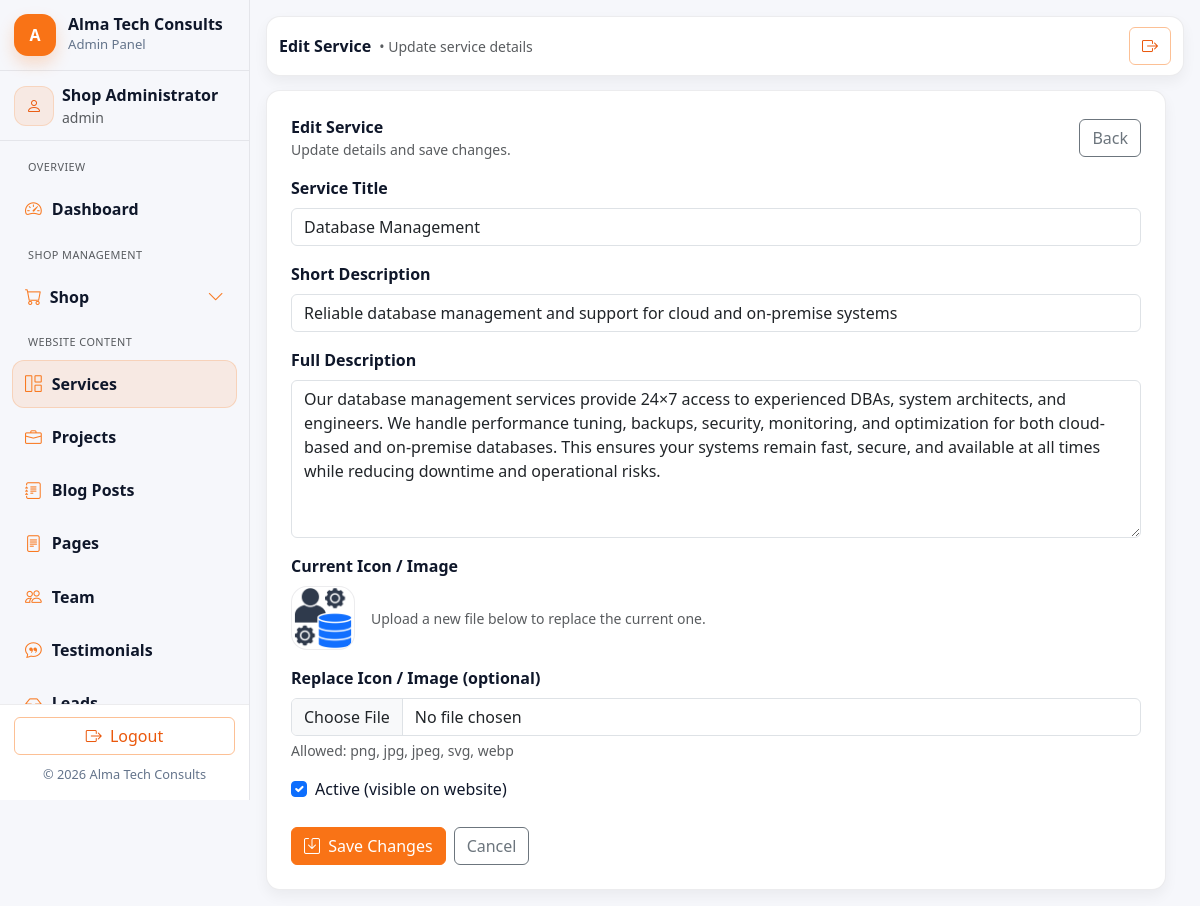
Screenshot of /admin/services/edit.php?id=3 (signed in) with the database file from the repository.
### tables this page shows
CREATE TABLE `services` (
  `id` int(11) NOT NULL,
  `title` varchar(150) NOT NULL,
  `slug` varchar(180) NOT NULL,
  `short_desc` varchar(300) NOT NULL,
  `description` longtext NOT NULL,
  `icon` varchar(255) DEFAULT NULL,
  `is_active` tinyint(1) DEFAULT 1,
  `created_at` datetime DEFAULT current_timestamp()
);

### includes/helpers.php (called while the page is built, shortened)
<?php
if (!function_exists('h')) {
  function h($s): string {
    return htmlspecialchars((string)$s, ENT_QUOTES, 'UTF-8');
  }
}

### admin/services/edit.php (the view, shortened to what this page needs)
<?php
require_once __DIR__ . '/../../includes/helpers.php';
require_once __DIR__ . '/../../includes/db.php';
$id = (int)($_GET['id'] ?? 0);
$stmt = $mysqli->prepare("SELECT * FROM services WHERE id = ? LIMIT 1");
$stmt->bind_param("i", $id);
$stmt->execute();
$res = $stmt->get_result();
$service = $res ? $res->fetch_assoc() : null;
$title = (string)$service['title'];
$short_desc = (string)$service['short_desc'];
$description = (string)$service['description'];
$is_active = (int)$service['is_active'] === 1 ? 1 : 0;
$current_icon = (string)($service['icon'] ?? '');
require_once __DIR__ . '/../includes/admin_header.php';
require_once __DIR__ . '/../includes/admin_sidebar.php';
$iconUrl = ($current_icon !== '') ? ('../../uploads/services/' . $current_icon) : '';
$iconPath = ($current_icon !== '') ? (__DIR__ . '/../../uploads/services/' . $current_icon) : '';
$hasIcon = ($current_icon !== '' && is_file($iconPath));
?>
<div class="admin-main">
  <?php require_once __DIR__ . '/../includes/admin_topbar.php'; ?>
  <div class="admin-card p-4" style="max-width: 900px;">
    <div class="d-flex justify-content-between align-items-center mb-3">
      <div>
        <div class="fw-bold">Edit Service</div>
        <div class="small text-muted">Update details and save changes.</div>
      </div>
      <a class="btn btn-outline-secondary" href="list.php">Back</a>
    </div>
    <form method="post" enctype="multipart/form-data" class="row g-3">
      <div class="col-12">
        <label class="form-label fw-semibold">Service Title</label>
        <input type="text" name="title" class="form-control" value="<?= h($title) ?>" placeholder="e.g. Website Design">
      </div>
      <div class="col-12">
        <label class="form-label fw-semibold">Short Description</label>
        <input type="text" name="short_desc" class="form-control" value="<?= h($short_desc) ?>" placeholder="Shown on cards">
      </div>
      <div class="col-12">
        <label class="form-label fw-semibold">Full Description</label>
        <textarea name="description" class="form-control" rows="6" placeholder="Detailed description..."><?= h($description) ?></textarea>
      </div>
      <div class="col-12">
        <label class="form-label fw-semibold">Current Icon / Image</label>
        <div class="d-flex align-items-center gap-3">
          <div style="width:64px;height:64px;border-radius:16px;border:1px solid rgba(15,23,42,.08);background:#fff;display:flex;align-items:center;justify-content:center;overflow:hidden;">
            <?php if ($hasIcon): ?>
              <img src="<?= h($iconUrl) ?>" alt="" style="width:100%;height:100%;object-fit:cover;">
            <?php else: ?>
              <i class="bi bi-image text-muted"></i>
            <?php endif; ?>
          </div>
          <div class="text-muted small">
            Upload a new file below to replace the current one.
          </div>
        </div>
      </div>
      <div class="col-12">
        <label class="form-label fw-semibold">Replace Icon / Image (optional)</label>
        <input type="file" name="icon" class="form-control">
        <div class="form-text">Allowed: png, jpg, jpeg, svg, webp</div>
      </div>
      <div class="col-12">
        <div class="form-check">
          <input class="form-check-input" type="checkbox" name="is_active" id="activeCheck" <?= $is_active ? 'checked' : '' ?>>
          <label class="form-check-label" for="activeCheck">
            Active (visible on website)
          </label>
        </div>
      </div>
      <div class="col-12 d-flex gap-2 pt-2">
        <button class="btn btn-orange">
          <i class="bi bi-save me-1"></i> Save Changes
        </button>
        <a href="list.php" class="btn btn-outline-secondary">Cancel</a>
      </div>
    </form>
  </div>
</div>
<?php require_once __DIR__ . '/../includes/admin_footer.php'; ?>

### assets/css/main.css (style rules this page uses)
:root { --orange-900:#c2410c; --orange-700:#ea580c; --orange-600:#f97316; --orange-500:#fb923c; --orange-400:#fdba74; --orange-200:#fed7aa; --orange-100:#ffedd5; --text:#0f172a; --muted:#64748b; --border:#e2e8f0; --bg-soft:#fff7ed; --transition-fast: 0.2s ease; --transition-smooth: 0.3s ease; --transition-bounce: 0.4s cubic-bezier(0.68, -0.55, 0.265, 1.55); }
html { scroll-behavior: smooth; }
body { color: var(--text); background: #ffffff; }
a { transition: color var(--transition-fast); color: var(--text); }
.btn-orange { background: var(--orange-600); border-color: var(--orange-600); color:#fff; transition: all var(--transition-smooth); position: relative; overflow: hidden; }
.btn-orange::before { content: ''; position: absolute; top: 0; left: -100%; width: 100%; height: 100%; background: linear-gradient(90deg, transparent, rgba(255,255,255,0.2), transparent); transition: left var(--transition-bounce); }
.form-control, .form-select { transition: all var(--transition-smooth); }

### assets/css/admin.css (style rules this page uses)
.admin-shell { background: #f6f7fb; min-height: 100vh; }
:root { --admin-radius: 14px; --admin-border: rgba(15, 23, 42, .08); --admin-shadow: 0 8px 18px rgba(2,6,23,.06); --admin-shadow-soft: 0 6px 14px rgba(2,6,23,.05); }
.admin-main { flex:1; padding: 16px; margin-left: 0; }
.admin-card { border: 1px solid var(--admin-border); border-radius: var(--admin-radius); background:#fff; box-shadow: var(--admin-shadow-soft); }
.admin-main { flex: 1 1 auto; min-width: 0; }
@media (min-width: 992px) { .admin-main { margin-left: 0 !important; } }

### rows the page displays
services: title "Database Management", short_desc "Reliable database management and support for cloud and on-premise systems", description "Our database management services provide 24×7 access to experienced DBAs, system architects, and engineers. We handle performance tuning, backups, security, monitoring, and optimization for both cloud-based and on-premise databases. This ensures your systems remain fast, secure, and available at all times while reducing downtime and operational risks.", icon (picture), is_active "☑"

### other values shown
$admin['name'] "Shop Administrator"
$admin['role'] "admin"
$page_heading "Edit Service"
$page_subtitle "Update service details"
